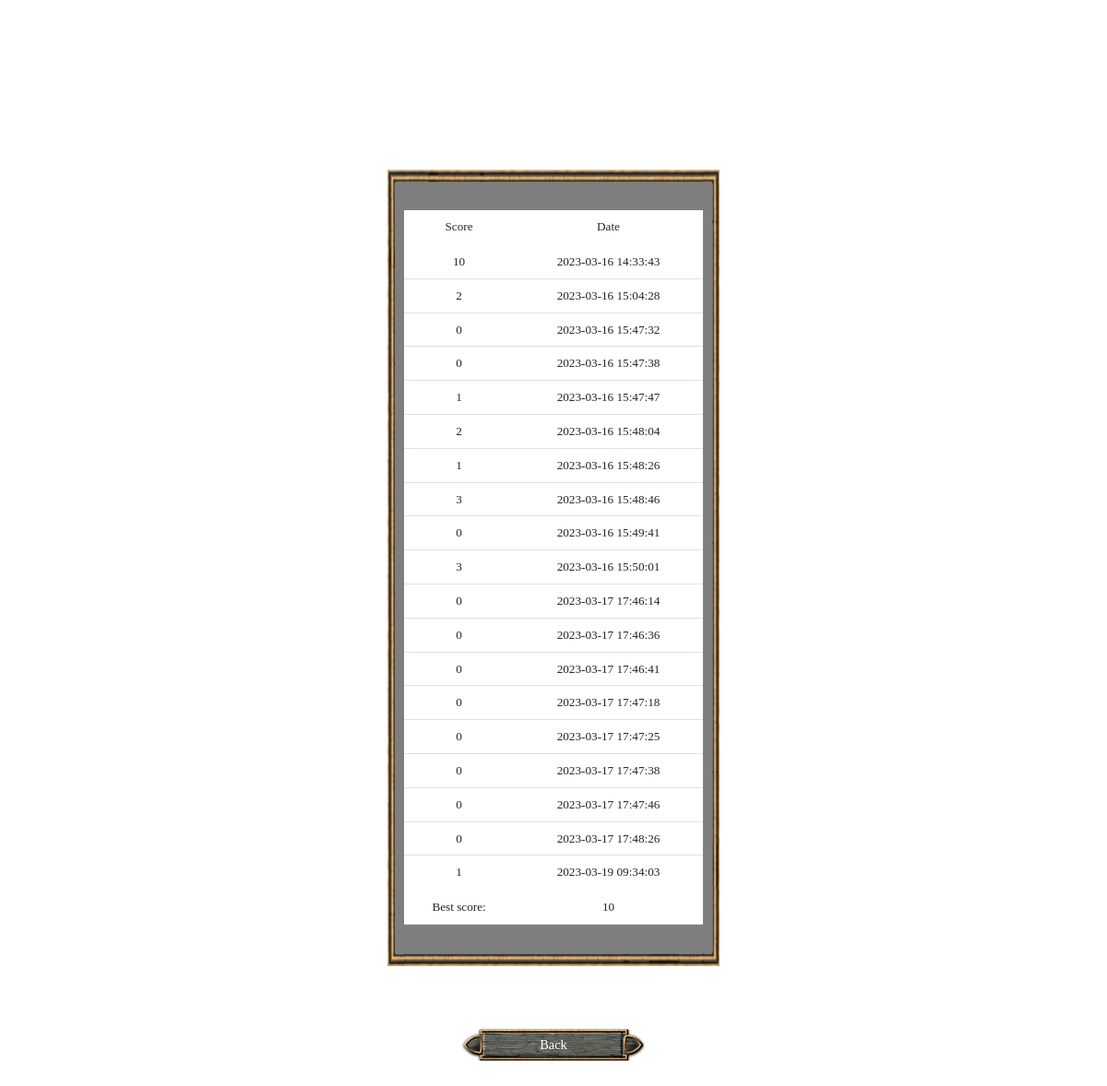
Before: /scores (signed in) with the older database file.
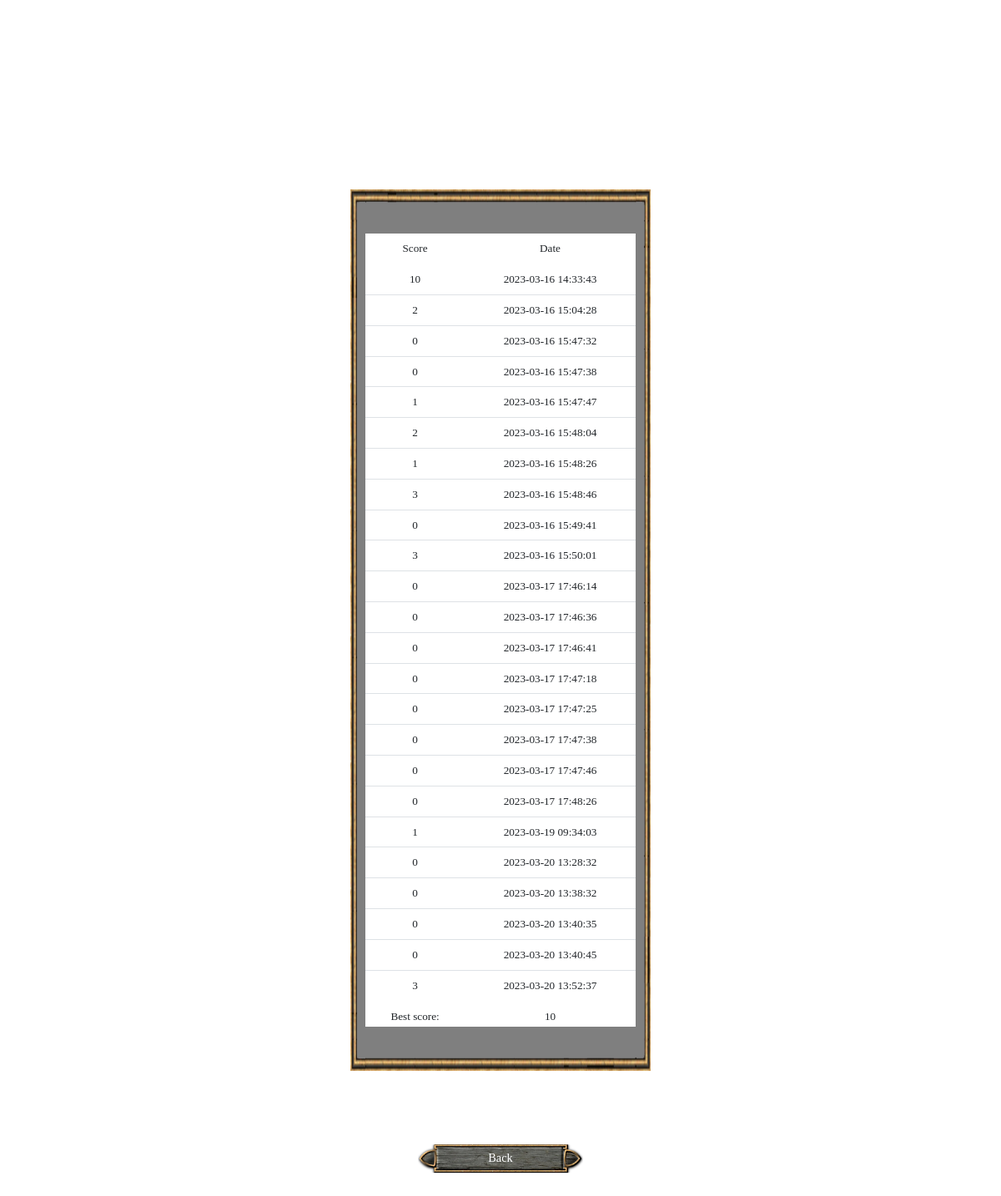
After: the same page with the newer database file.
### tables this page shows
CREATE TABLE scores (id INTEGER PRIMARY KEY AUTOINCREMENT NOT NULL, username TEXT NOT NULL, score INTEGER NOT NULL, date TEXT NOT NULL);

### app.py (the view)
@app.route("/scores")
def scores():
    if session:
        username = db.execute("SELECT username FROM users WHERE id = ?", session["user_id"])
        scores = db.execute("SELECT * FROM scores WHERE username = ?", username[0]["username"])
        best_score = 0
        for i in range(len(scores)):
            if i == 0:
                best_score = scores[i]["score"]
            else:
                if scores[i]["score"] > best_score:
                    best_score = scores[i]["score"]
        return render_template("scores.html", scores=scores, best_score=best_score)
    return redirect("/")

### templates/scores.html (shortened to what this page needs)
{% extends "layout.html" %}
{% block main %}
<div id="scores-credits-container" class="mx-auto d-flex justify-content-center align-items-center">
    <div id="scores-credits-table-container">
        <table class="table" style="color: white">
            <thead>
                <tr>
                    <td class="text-center">Score</th>
                    <td class="text-center">Date</th>
                </tr>
            </thead>
            <tbody class="table-group-divider">
                {% for score in scores %}
                    <tr>
                        <td class="text-center">{{ score["score"] }}</td>
                        <td class="text-center">{{ score["date"] }}</td>
                    </tr>
                {% endfor %}
            </tbody>
            <tfoot class="table-group-divider">
                <tr>
                    <td class="text-center">Best score:</td>
                    <td class="text-center">{{ best_score }}</td>
                </tr>
            </tfoot>
        </table>
    </div>
    <a href="/">
        <div id="scores-credits-back-button-container" class="d-flex align-items-center">
            <img id="scores-credits-back-button" src="/static/menu/Button.png">
            <div id="scores-credits-back-button-text">Back</div>
        </div>
    </a>
</div>
{% endblock %}

### templates/layout.html (shortened to what this page needs)
<!DOCTYPE html>
<html lang="en">
    <head>
        <link rel="stylesheet" href="/static/style.css">
        <link href="https://cdn.jsdelivr.net/npm/bootstrap@5.3.0-alpha1/dist/css/bootstrap.min.css" rel="stylesheet">
    </head>
    <body>
        <main>
            {% block main %}{% endblock %}
        </main>
    </body>
</html>

### static/style.css (style rules this page uses)
body { background-image: url("/static/menu/Background.png"); background-image: no-repeat; background-attachment: fixed; background-size: cover; }
#scores-credits-container { position: absolute; transform: translate(-50%, -50%); top: 50%; left: 50%; width: 30%; height: 70%; }
#scores-credits-table-container { position: absolute; transform: translate(-50%, -50%); top: 50%; left: 50%; width: 90%; max-height: 90%; overflow: auto; font-family: Luminari, Papyrus, fantasy; font-size: 1.1vw; }
#scores-credits-back-button-container, #scores-credits-unregistered-back-button-container { position: absolute; transform: translate(-50%, -50%); top: 110%; left: 50%; text-align: center; width: 55%; padding-left: 0%; padding-right: 0%; }
#scores-credits-back-button, #scores-credits-unregistered-back-button { width: 100%; }
#scores-credits-back-button-text, #scores-credits-unregistered-back-button-text { position: absolute; transform: translate(-50%, -50%); top: 50%; left: 50%; font-family: Luminari, Papyrus, fantasy; font-size: 1.2vw; color: white; }

Changed rows visible on the page:
added scores: score "0", date "2023-03-20 13:28:32"
added scores: score "0", date "2023-03-20 13:38:32"
added scores: score "0", date "2023-03-20 13:40:35"
added scores: score "0", date "2023-03-20 13:40:45"
added scores: score "3", date "2023-03-20 13:52:37"
